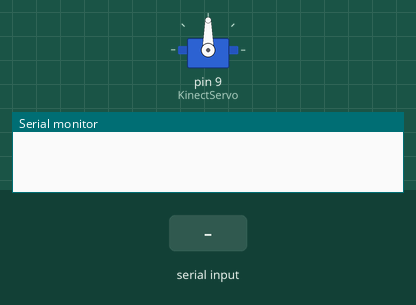
Recording of a sketch running on a simulated Arduino Uno, built with avr-gcc and run on an emulated ATmega328P. On the bench: servo, the last lines printed to the serial monitor. The inputs (shaded band) are chosen by the test bench.

Above: at 6.2 s.
6.3 s: "1" received over Serial
At 6.77 s:
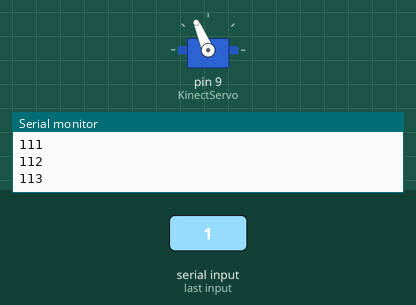
At 7.8 s:
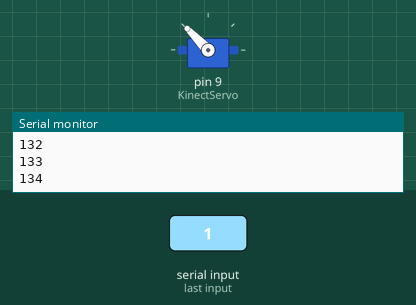
8.6 s: "2" received over Serial
11.0 s: "3" received over Serial
At 13.3 s:
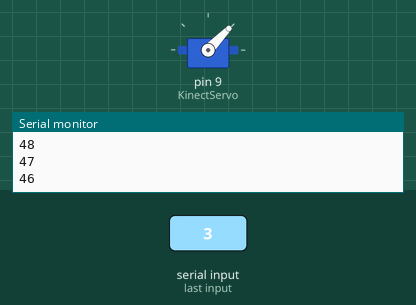
Timing chart, 0 to 14.8 s (numbered marks = the images above; inputs shaded):
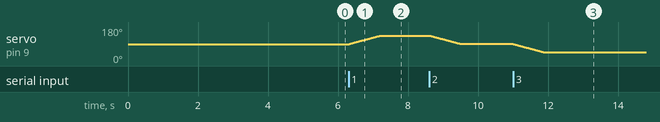

The sketch:

Unit1_V3.ino
```cpp
/*
 *Created: January 2016 - April 2016
 *Modified: 7 April 2016
 *Author: Brett Leard <126114>
 *-------------------------------------------------------------*
 *This sketch is in control of the servo unit's position.
 *Data is read over threw the main processing program via
 *serial communication.
 *Update March 24 2016: Added in a series of functions in
 *order to slow down the speed of the servo motor. The grooves
 *on the motor were starting to break down due to the weight
 *and tourque created by the Kinect sensor.
 *-------------------------------------------------------------*
 *Update March 31 2016: Added a variable for the increment at
which the servo rotates at.
*/

#include <Servo.h> // Arduino custom servo libary

Servo KinectServo; // Servo motor object

int POSData;    // Postion data being fed over serially from the kinect processing code
int angle = 90; // Servo 'angle' variable
int i = 20;     // Servo 'increment' or 'speed' variable

void setup() {
  Serial.begin(9800);
  KinectServo.attach(9); // Defineing what digital pin the servo is attatched to
  KinectServo.write(angle);
  delay(5000);
}

void loop() {
  //Function used to read serial data being sent over from the sketch "Kinect_CoordinateTracking_Code_V7"
  if (Serial.available() > 0) {
    int POSData = Serial.read();
    switch (POSData) {
      // Section 1 (135 degrees)
      case '1' :
      while (angle == 90) {
        for (angle=90; angle<=134; angle++) {
          Serial.println(angle);
          KinectServo.write(angle);
          delay(i);
        }
      }
      break;

      // Section 2 (90 degrees);
      case '2' :
      if (angle == 45) {
        while (angle == 45) {
          for (angle=45; angle<=89; angle++) {
            Serial.println(angle);
            KinectServo.write(angle);
            delay(i);
          }
        }
      } else if (angle == 135) {
        while (angle == 135) {
          for (angle=135; angle>=91; angle--) {
            Serial.println(angle);
            KinectServo.write(angle);
            delay(i);
          }
        }
      }
      break;

      // Section 3 (90 degrees)
      case '3':
      while(angle == 90) {
        for (angle=90; angle>=46; angle--) {
          Serial.println(angle);
          KinectServo.write(angle);
          delay(i);
        }
      }

      default :
      break;
    }
  }
}
```

Measured:
- after the input at 6.3 s, servo on pin 9 (KinectServo): moves from 90° to 134° over 0.87 s, starting at once
- after the input at 11.0 s, servo on pin 9 (KinectServo): moves from 91° to 46° over 0.89 s, starting at once
